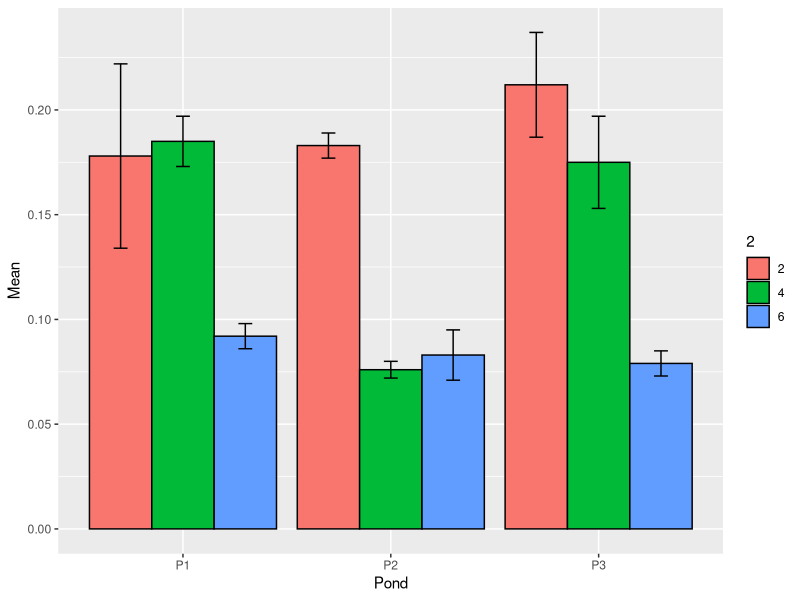
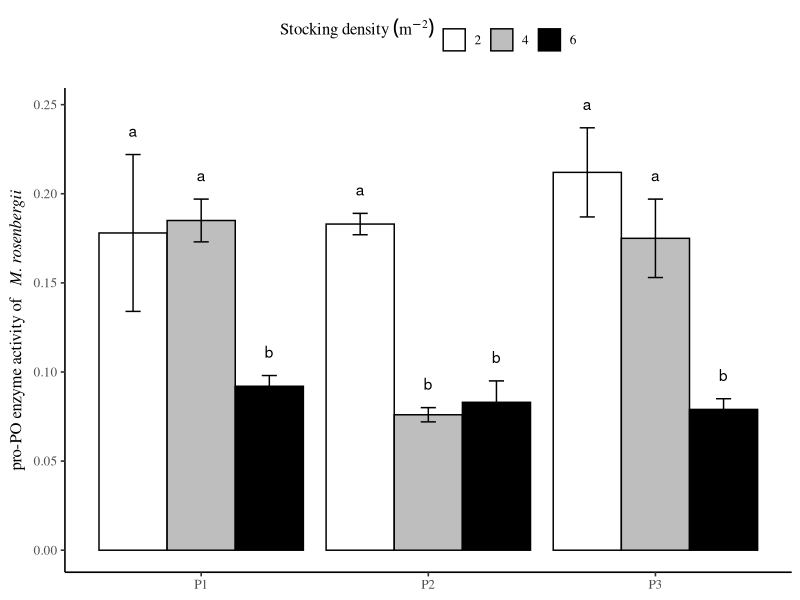
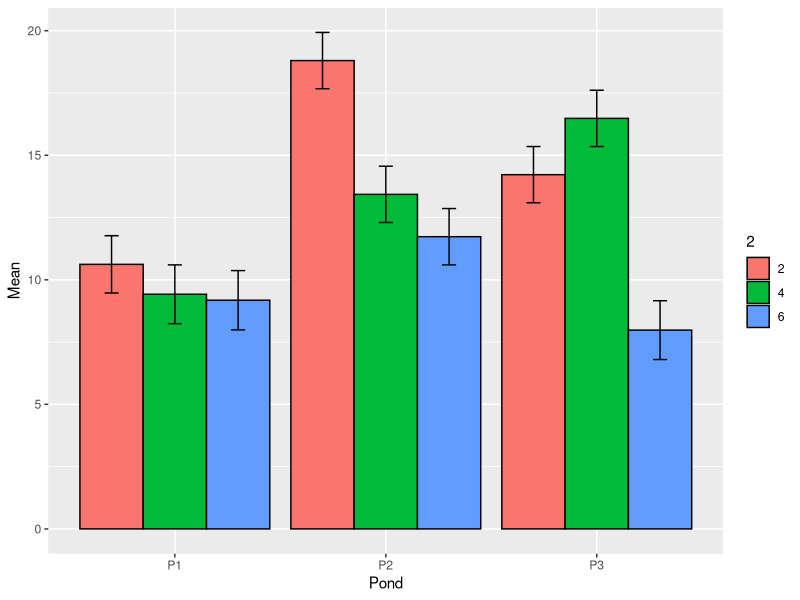
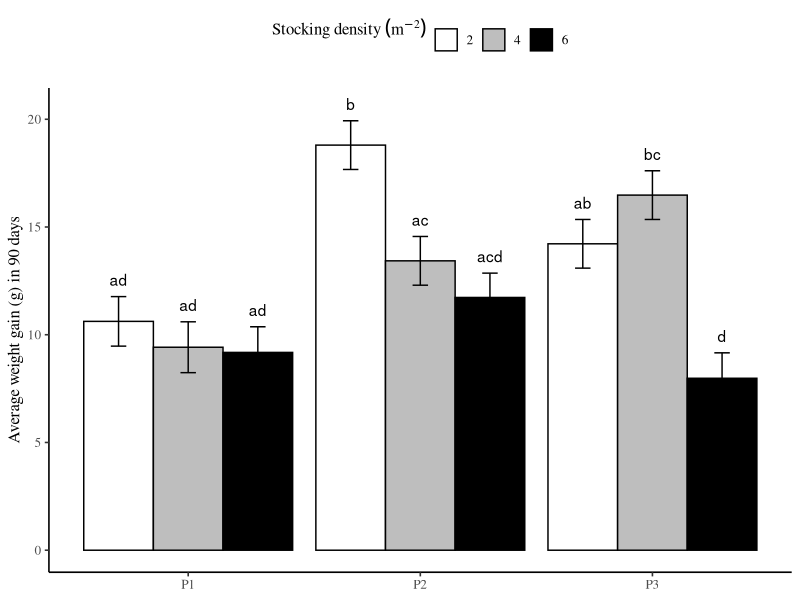
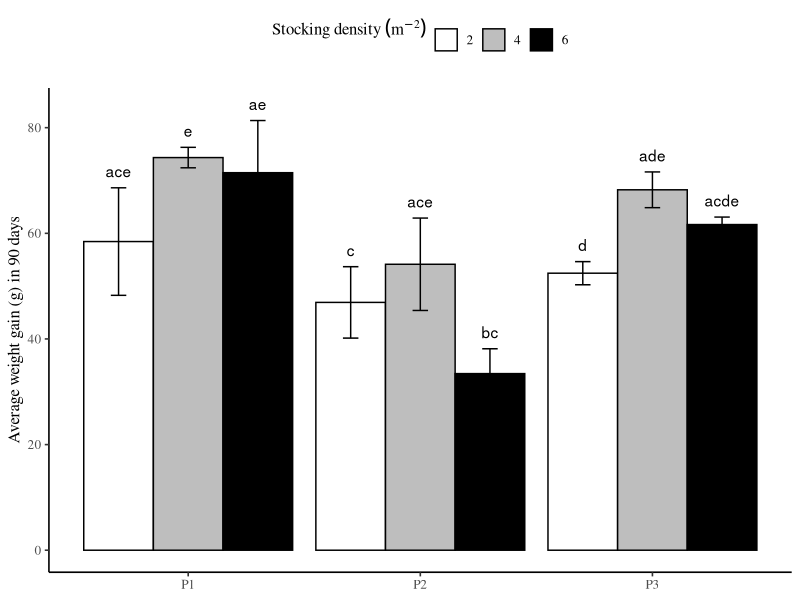
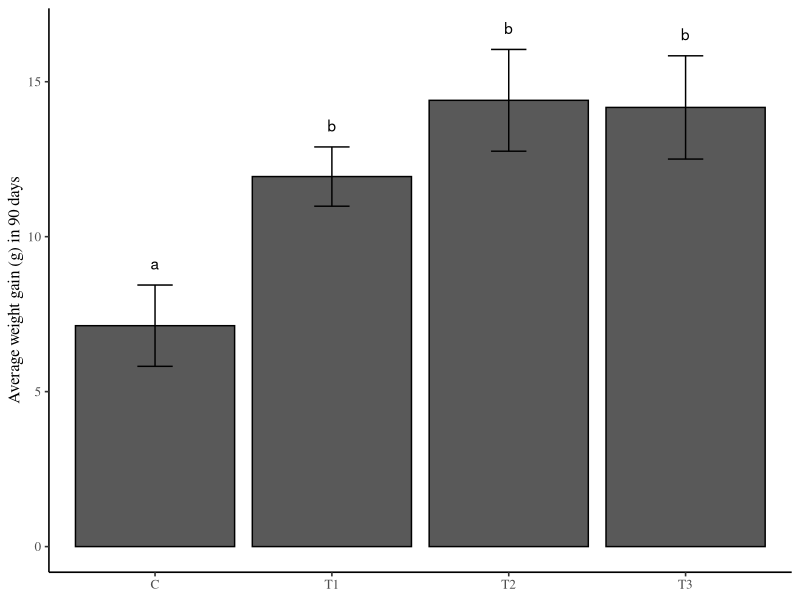
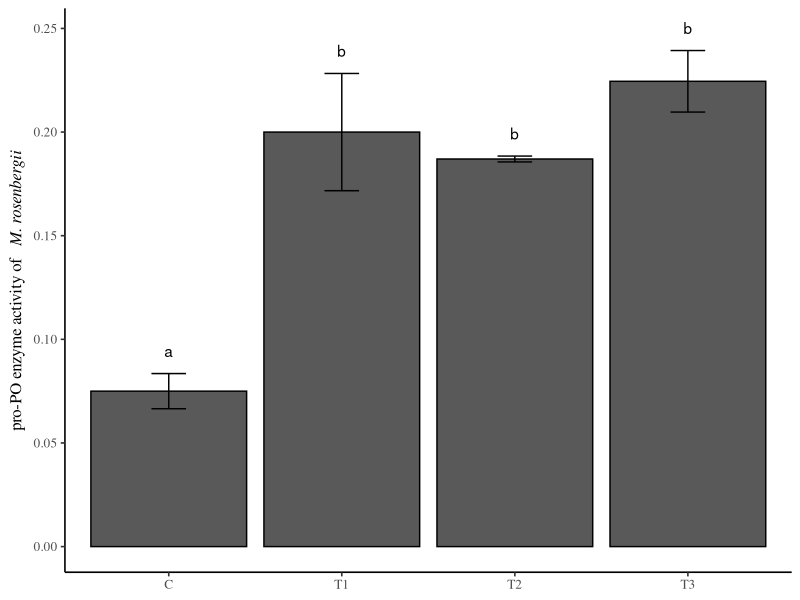
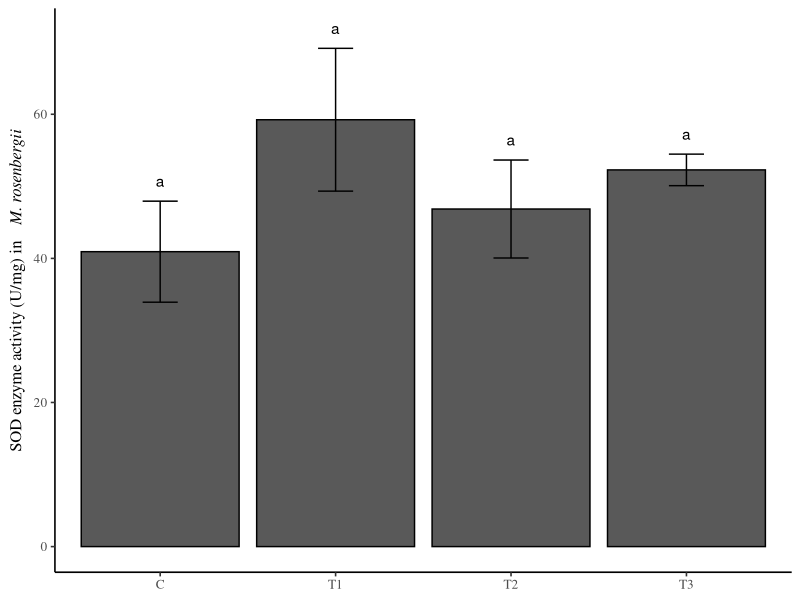

R code for these plots, in order:
# install.packages('ggplot2')

############################# Figure 4##########################################################
library(ggplot2)
library(readr)
z <- c("2", "4", "6", "2", "4", "6", "2", "4", "6")
n <- bquote(atop(Stocking ~ density ~ (m^-2)))
d2 <- read_csv("d2.csv")
ggplot(d2, aes(x = Pond, y = Mean, fill = z)) +
    geom_bar(stat = "identity", color = "black", position = position_dodge()) +
    geom_errorbar(aes(ymin = Mean - Sd, ymax = Mean + Sd),
        width = .2,
        position = position_dodge(.9)
    ) +
    labs(fill = z)
p <- ggplot(d2, aes(x = Pond, y = Mean, fill = z)) +
    geom_bar(stat = "identity", color = "black", position = position_dodge()) +
    geom_errorbar(aes(ymin = Mean - Sd, ymax = Mean + Sd),
        width = .2,
        position = position_dodge(.9)
    ) +
    labs(fill = n)
p + geom_text(aes(label = sig, y = (Mean + Sd) + 0.01),
    position = position_dodge(0.9),
    vjust = 0
) + xlab("Probiotics") +
    ylab(expression(paste("pro-PO enzyme activity of   ", italic("M. rosenbergii")))) +
    theme_classic(base_size = 12, base_family = "serif") +
    scale_fill_manual(
        breaks = c("2", "4", "6"),
        values = c("white", "grey", "black")
    ) + theme(legend.position = "top") +
    theme(axis.title.x = element_blank())
ggsave("Figure 4.png")
################################ Figure 2###################################################################
library(ggplot2)
library(readr)
z <- c("2", "4", "6", "2", "4", "6", "2", "4", "6")
n <- bquote(atop(Stocking ~ density ~ (m^-2)))
b1 <- read_csv("b1.csv")
ggplot(b1, aes(x = Pond, y = Mean, fill = z)) +
    geom_bar(stat = "identity", color = "black", position = position_dodge()) +
    geom_errorbar(aes(ymin = Mean - Sd, ymax = Mean + Sd),
        width = .2,
        position = position_dodge(.9)
    ) +
    labs(fill = z)
p <- ggplot(b1, aes(x = Pond, y = Mean, fill = z)) +
    geom_bar(stat = "identity", color = "black", position = position_dodge()) +
    geom_errorbar(aes(ymin = Mean - Sd, ymax = Mean + Sd),
        width = .2,
        position = position_dodge(.9)
    ) +
    labs(fill = n)
p + geom_text(aes(label = sig, y = (Mean + Sd) + 0.5),
    position = position_dodge(0.9),
    vjust = 0
) + xlab("Probiotics") +
    ylab("Average weight gain (g) in 90 days") +
    theme_classic(base_size = 12, base_family = "serif") +
    scale_fill_manual(
        breaks = c("2", "4", "6"),
        values = c("white", "grey", "black")
    ) + theme(legend.position = "top") +
    theme(axis.title.x = element_blank())
ggsave("Figure2.png")
########################################### Figure 6 ###############################################################
library(ggplot2)
library(readr)
z <- c("2", "4", "6", "2", "4", "6", "2", "4", "6")
n <- bquote(atop(Stocking ~ density ~ (m^-2)))
b2 <- read_csv("b2.csv")
p <- ggplot(b2, aes(x = Pond, y = Mean, fill = z)) +
    geom_bar(stat = "identity", color = "black", position = position_dodge()) +
    geom_errorbar(aes(ymin = Mean - Sd, ymax = Mean + Sd),
        width = .2,
        position = position_dodge(.9)
    ) +
    labs(fill = n)
p + geom_text(aes(label = sig, y = (Mean + Sd) + 2),
    position = position_dodge(0.9),
    vjust = 0
) + xlab("Probiotics") +
    ylab("Average weight gain (g) in 90 days") +
    theme_classic(base_size = 12, base_family = "serif") +
    scale_fill_manual(
        breaks = c("2", "4", "6"),
        values = c("white", "grey", "black")
    ) + theme(legend.position = "top") +
    theme(axis.title.x = element_blank())
ggsave("Figur6.png")
######################################### Figure 1###############################################################
library(ggplot2)
library(readr)
d1 <- read_csv("d1.csv")
ggplot(d1, aes(x = tr, y = Mean)) +
    geom_bar(stat = "identity", color = "black") +
    theme_minimal() +
    geom_errorbar(aes(ymin = Mean - Sd, ymax = Mean + Sd),
        width = .2,
        position = position_dodge(.9)
    ) +
    geom_text(aes(label = sig, y = (Mean + Sd) + 0.5),
        position = position_dodge(0.9),
        vjust = 0
    ) +
    xlab("Treatment") +
    ylab("Average weight gain (g) in 90 days") +
    theme_classic(base_size = 12, base_family = "serif") +
    theme(legend.position = "none", axis.title.x = element_blank()) +
    scale_fill_manual(values = ("grey"))
ggsave("Figure 1.png")
############################################## Figure 3#####################################################################
library(ggplot2)
library(readr)
c2 <- read_csv("c2.csv")
ggplot(c2, aes(x = tr, y = Mean)) +
    geom_bar(stat = "identity", color = "black") +
    geom_errorbar(aes(ymin = Mean - Sd, ymax = Mean + Sd),
        width = .2,
        position = position_dodge(.9)
    ) +
    geom_text(aes(label = sig, y = (Mean + Sd) + 0.008),
        position = position_dodge(0.9),
        vjust = 0
    ) +
    xlab("Treatment") +
    ylab(expression(paste("pro-PO enzyme activity of   ", italic("M. rosenbergii")))) +
    theme_classic(base_size = 12, base_family = "serif") +
    theme(legend.position = "none", axis.title.x = element_blank()) +
    scale_fill_manual(values = c("grey"))
ggsave("Figure 3.png")
####################################### Figure 5 ###########################################################
library(ggplot2)
library(readr)
c1 <- read_csv("c1.csv")
ggplot(c1, aes(x = tr, y = Mean)) +
    geom_bar(stat = "identity", color = "black") +
    theme_minimal() +
    geom_errorbar(aes(ymin = Mean - Sd, ymax = Mean + Sd),
        width = .2,
        position = position_dodge(.9)
    ) +
    geom_text(aes(label = sig, y = (Mean + Sd) + 2),
        position = position_dodge(0.9),
        vjust = 0
    ) +
    xlab("Treatment") +
    ylab(expression(paste("SOD enzyme activity (U/mg) in    ", italic("M. rosenbergii")))) +
    theme_classic(base_size = 12, base_family = "serif") +
    theme(legend.position = "none", axis.title.x = element_blank()) +
    scale_fill_manual(values = c("grey"))
ggsave("Figure 5.png")